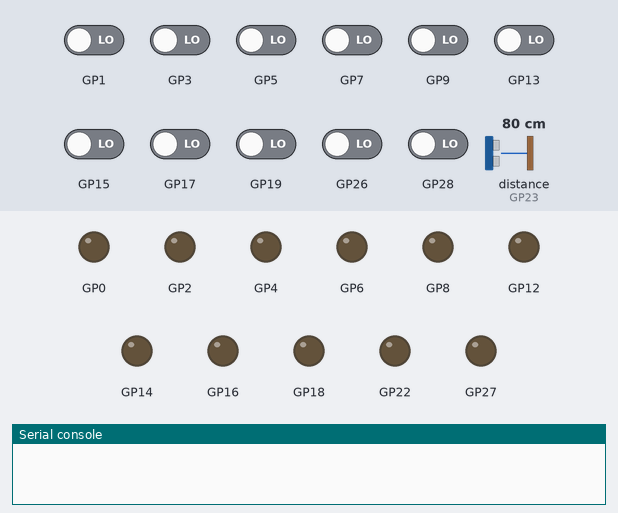
A program run on a simulated Raspberry Pi Pico running MicroPython. On the bench: output pins drawn as LEDs (lit = HIGH), the last lines printed to the serial console. The test bench sets the inputs (shaded band); at power-on: GP1, GP3, GP5, GP7, GP9, GP13, GP15, GP17, GP19, GP26, GP28 LOW, distance to the obstacle (sensor on GP23) 80 cm. The echo pulse lasts 58.3 µs per cm; pins used as bus, display or sensor lines are not drawn.

Above: at 0.5 s.
At 1.1 s:
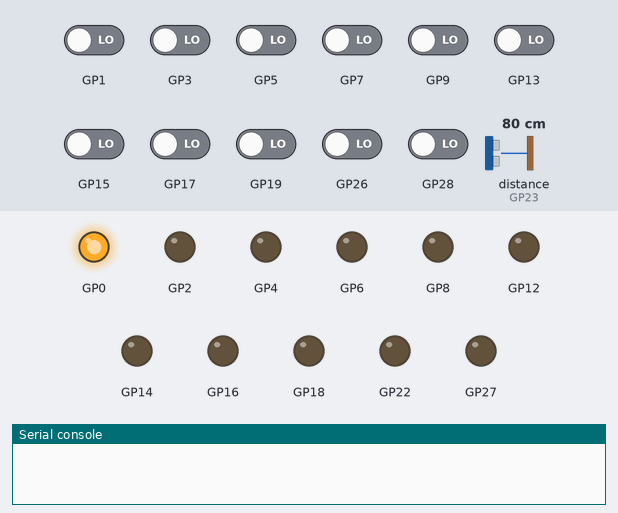
At 1.4 s:
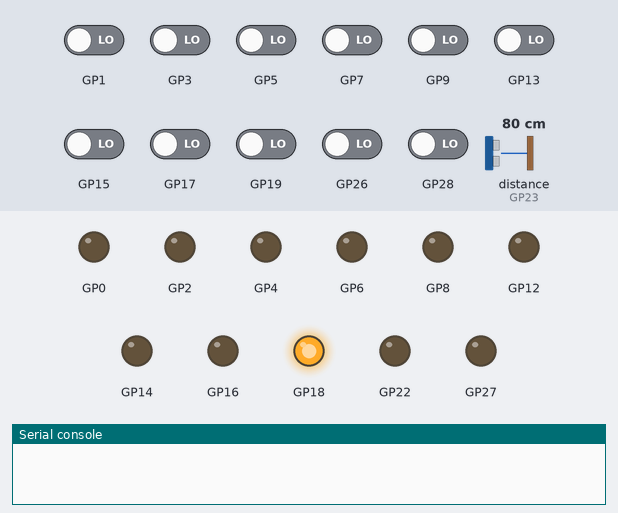
At 1.72 s:
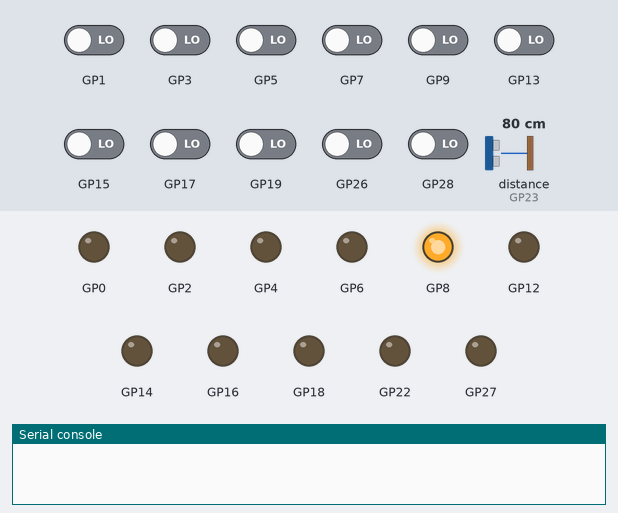
At 2.32 s:
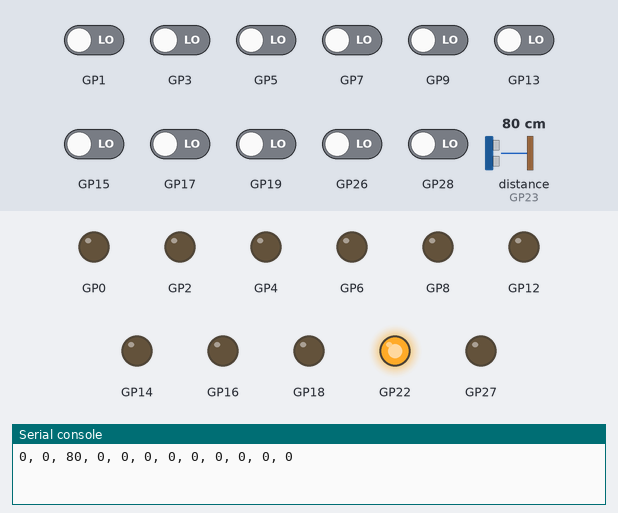
At 2.88 s:
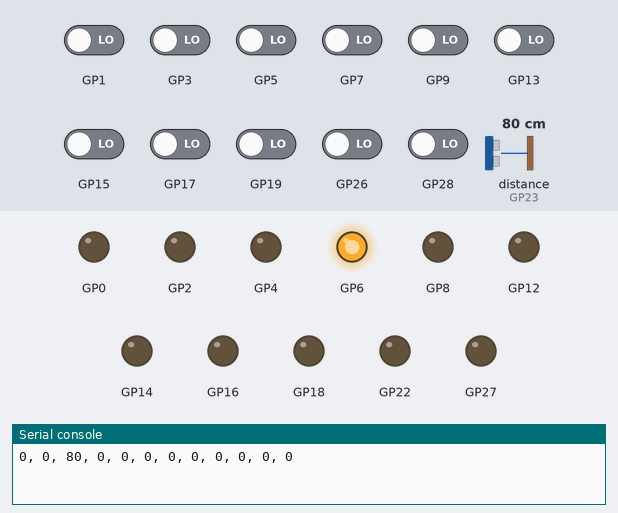
Timing chart, 0 to 3.2 s (numbered marks = the images above):
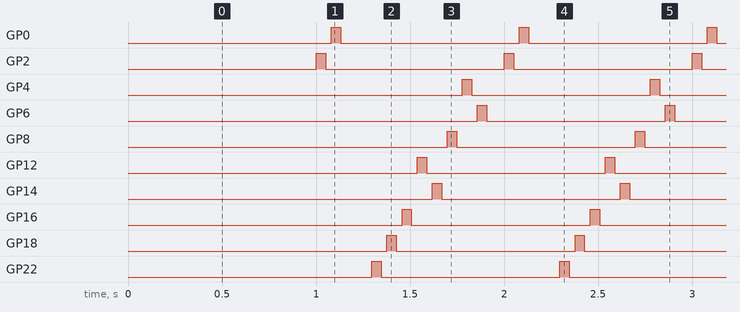

Measured:
- by itself, GP0, GP2, GP4, GP6, GP8, GP12, GP14, GP16, GP18, GP22, GP27: alternates HIGH for 0.05 s and LOW for 0.95 s
- by itself, everything shown: repeats every 1.0 s, in 13 steps

The program:

co6.py
```python
from machine import Timer
import utime

timer = Timer()
machine.freq(200000000)
global sensor_readings
sensor_readings = []
global sensor
sensor = 0  # Initialize sensor count

# Define pins Trig and Echo for each sensor along with orientation
sensor_pins = [
    {'trig': 29, 'echo': 23, 'orientation': 'depan_kanan'},
    {'trig': 0, 'echo': 1, 'orientation': 'depan_kiri'},
    {'trig': 27, 'echo': 28, 'orientation': 'serong_depan_kanan'},
    {'trig': 2, 'echo': 3, 'orientation': 'serong_depan_kiri'},
    {'trig': 22, 'echo': 26, 'orientation': 'samping_kanan_depan'},
    {'trig': 18, 'echo': 19, 'orientation': 'samping_kanan_belakang'},
    {'trig': 4, 'echo': 5, 'orientation': 'samping_kiri_depan'},
    {'trig': 6, 'echo': 7, 'orientation': 'samping_kiri_belakang'},
    {'trig': 16, 'echo': 17, 'orientation': 'serong_belakang_kanan'},
    {'trig': 8, 'echo': 9, 'orientation': 'serong_belakang_kiri'},
    {'trig': 14, 'echo': 15, 'orientation': 'belakang_kiri'},
    {'trig': 12, 'echo': 13, 'orientation': 'belakang_kanan'},
]

# Configure sensor pins
for sensor_pin in sensor_pins:
    machine.Pin(sensor_pin['trig'], machine.Pin.OUT)
    machine.Pin(sensor_pin['echo'], machine.Pin.IN)

def timer_callback(timer):
    global sensor  # Access the global sensor variable
    for group in sensor_groups:
        for sensor_info in group:
            measure_distance(sensor_info['trig'], sensor_info['echo'], sensor_info['orientation'])
    if sensor == 12:  # Check if all sensors are read
        clean_data = [reading.rstrip("\r\n") for reading in sensor_readings]

        print(", ".join(clean_data))

        sensor_readings.clear()  # Reset readings
        sensor = 0  # Reset sensor count

# Function to measure distance
def measure_distance(trig_pin, echo_pin, orientation):
    global sensor  # Access the global sensor variable
    global sensor_readings  # Access the global sensor_readings list
    # Send ultrasonic signal
    machine.Pin(trig_pin, machine.Pin.OUT).value(1)
    utime.sleep_ms(50)
    machine.Pin(trig_pin, machine.Pin.OUT).value(0)

    # Read the returning ultrasonic signal
    pulse_time = machine.time_pulse_us(machine.Pin(echo_pin, machine.Pin.IN), 1, 30000)
    distance_cm = (pulse_time / 2) / 29.1
    distance_rounded = round(distance_cm)
    sensor_readings.append(f"{distance_rounded}")
    """if 1 < distance_rounded < 15:
        #sensor_readings.append(f"{orientation}, {distance_cm}")
        sensor_readings.append(f"{distance_rounded}")
    else:
        sensor_readings.append("0")"""
    sensor += 1  # Increment sensor count

# Mapping sensor groups to measurement function
sensor_groups = [
    [sensor_pins[3], sensor_pins[1], sensor_pins[0], sensor_pins[2]],
    [sensor_pins[4], sensor_pins[5], sensor_pins[8], sensor_pins[11]],
    [sensor_pins[10], sensor_pins[9], sensor_pins[6], sensor_pins[7]],
]

# Initialize timer to trigger the callback function every 5 seconds
timer.init(mode=Timer.PERIODIC, period=1000, callback=timer_callback)

# Run the measurement function for each sensor group simultaneously
while True:
    pass


# Function to measure distance
def measure_distance(trig_pin, echo_pin, orientation):
    global sensor  # Access the global sensor variable
    global sensor_readings  # Access the global sensor_readings list
    # Send ultrasonic signal
    machine.Pin(trig_pin, machine.Pin.OUT).value(1)
    utime.sleep_ms(50)
    machine.Pin(trig_pin, machine.Pin.OUT).value(0)

    # Read the returning ultrasonic signal
    pulse_time = machine.time_pulse_us(machine.Pin(echo_pin, machine.Pin.IN), 1, 30000)
    distance_cm = (pulse_time / 2) / 29.1
    distance_rounded = round(distance_cm)

    if 1 < distance_rounded < 15:
        #sensor_readings.append(f"{orientation}, {distance_cm}")
        sensor_readings.append(f"{distance_rounded}")
    else:
        sensor_readings.append("0")
    sensor += 1  # Increment sensor count

# Mapping sensor groups to measurement function
sensor_groups = [
    [sensor_pins[3], sensor_pins[1], sensor_pins[0], sensor_pins[2]],
    [sensor_pins[4], sensor_pins[5], sensor_pins[8], sensor_pins[11]],
    [sensor_pins[10], sensor_pins[9], sensor_pins[6], sensor_pins[7]],
]

# Initialize timer to trigger the callback function every 5 seconds
timer.init(mode=Timer.PERIODIC, period=500, callback=timer_callback)

# Run the measurement function for each sensor group simultaneously
while True:
    pass
```
